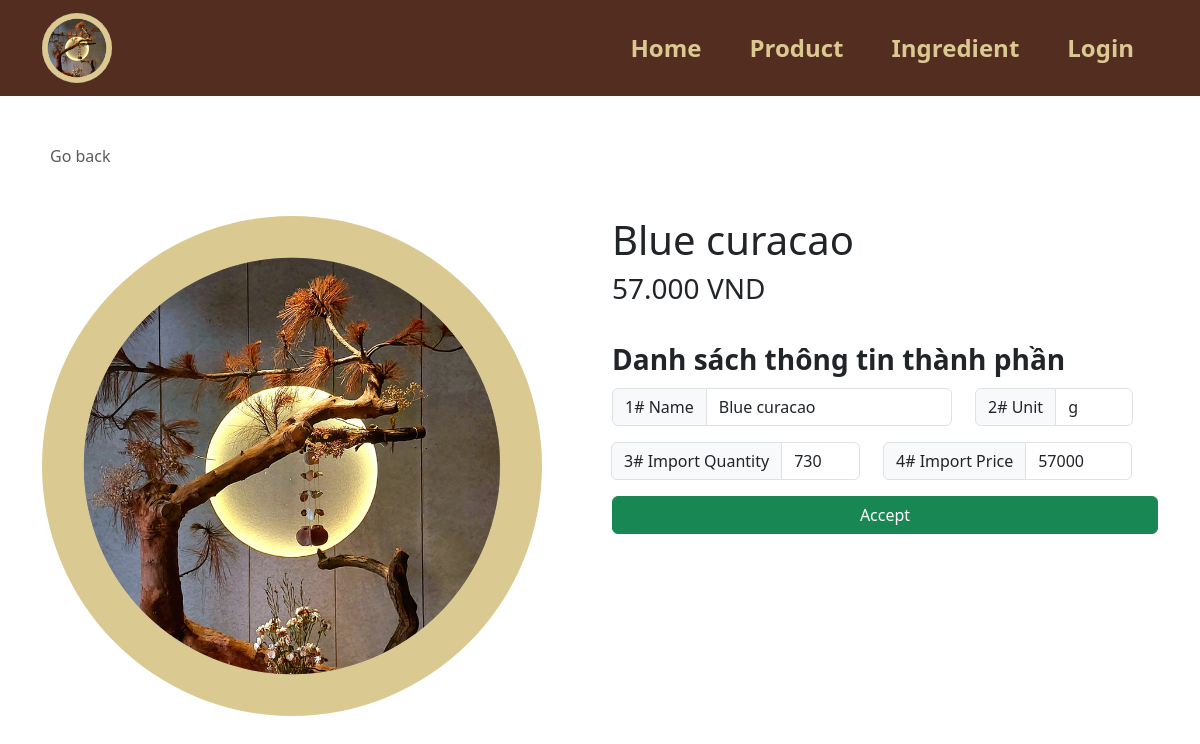
Page /ingredient_edit.php?id_id=43 on the committed database.
### tables this page shows
CREATE TABLE `ingredient_defaut` (
  `id_id` int(100) NOT NULL COMMENT 'Gốc Id',
  `id_name` varchar(255) DEFAULT NULL COMMENT 'Gốc tên',
  `id_import_quantity` int(255) DEFAULT NULL COMMENT 'Gốc số lượng nhập',
  `id_unit` enum('g','ml') DEFAULT NULL COMMENT 'Gốc đơn vị',
  `id_import_price` int(255) DEFAULT NULL COMMENT 'Gốc giá nhập'
);

### ingredient_edit.php (the view, shortened to what this page needs)
<!DOCTYPE html>
<html lang="en">
<head>
    <?php
    include("head.php");
    include("conn_db.php");
    ?>
</head>
<body>
    <?php
    include("header.php");
    $id_id = $_GET["id_id"];
    $query_ingredient = "SELECT id.* FROM ingredient_defaut id  WHERE id.id_id = {$id_id}  LIMIT 0,1";
    $result_ingredient = $mysqli->query($query_ingredient);
    $ingredient_row = $result_ingredient->fetch_array();
    ?>
    <div class="container pt-5" id="shop-body">
        <nav aria-label="breadcrumb">
            <a class="nav nav-item text-decoration-none text-muted mb-2" href="#" onclick="history.back();">
                <i class="bi bi-arrow-left-square me-2"></i>Go back
            </a>
        </nav>
        <div class="row row-cols-1 row-cols-md-2 mb-5 mt-5">
            <div class="col mb-3 mb-md-0 logo">
                <img src='img/logo.png' class="img-fluid rounded-25 float-start">
            </div>
            <div class="col text-wrap">
                <h1 class="">
                    <?php echo $ingredient_row["id_name"] ?>
                </h1>
                <h3 class="">
                    <?php echo number_format($ingredient_row["id_import_price"], 0, ',', '.'); ?> VND
                </h3>
                <br>
                <div class="mt-0">
                    <div class="fs-3 mb-2 fw-bold"> Danh sách thông tin thành phần</div>
                    <form action="ingredient_edit.php" method="POST">
                        <div class="col text-wrap">
                            <div class="row input-group">
                                <div class="col-8">
                                    <div class="input-group mb-3">
                                        <span class="input-group-text" id="inputGroup-sizing-default">1# Name</span>
                                        <input name="id_name" type="text" class="form-control"
                                            aria-label="Sizing example input"
                                            aria-describedby="inputGroup-sizing-default"
                                            value="<?php echo $ingredient_row["id_name"] ?>" required>
                                    </div>
                                </div>
                                <div class="col-4">
                                    <div class="input-group mb-3">
                                        <span class="input-group-text" id="inputGroup-sizing-default">2# Unit</span>
                                        <input name="id_unit" type="text" class="form-control"
                                            aria-label="Sizing example input"
                                            aria-describedby="inputGroup-sizing-default"
                                            value="<?php echo $ingredient_row["id_unit"] ?>" required>
                                    </div>
                                </div>
                                <div class="col-6">
                                    <div class="input-group mb-3">
                                        <span class="input-group-text" id="inputGroup-sizing-default">3# Import
                                            Quantity</span>
                                        <input name="id_quantity" type="text" class="form-control"
                                            aria-label="Sizing example input"
                                            aria-describedby="inputGroup-sizing-default"
                                            value="<?php echo $ingredient_row["id_import_quantity"] ?>" required>
                                    </div>
                                </div>
                                <div class="col-6">
                                    <div class="input-group mb-3">
                                        <span class="input-group-text" id="inputGroup-sizing-default"> 4# Import
                                            Price</span>
                                        <input name="id_price" type="text" class="form-control"
                                            aria-label="Sizing example input"
                                            aria-describedby="inputGroup-sizing-default"
                                            value="<?php echo $ingredient_row["id_import_price"] ?>" required>
                                    </div>
                                </div>
                            </div>
                            <div class="form-amount text-end">
                                <button class="btn btn-success w-100" type="submit"
                                    name="edit_ingredient_cfm">Accept</button>
                            </div>
                        </div>
                    </form>
                </div>
            </div>
        </div>
    </div>
</body>
</html>

### rows in the picture
ingredient_defaut: id_name "Blue curacao", id_import_price "57.000", id_unit "g", id_quantity "730", id_price "57000"
